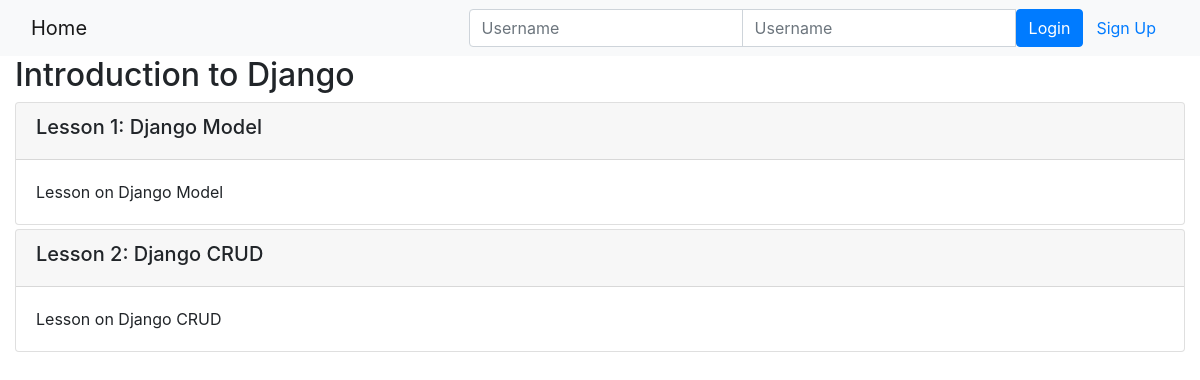
Page /onlinecourse/1/ on the committed database.
### onlinecourse/models.py (models this page shows, shortened)
class Course(models.Model):
    name = models.CharField(null=False, max_length=30, default='online course')
    image = models.ImageField(upload_to='course_images/')
    description = models.CharField(max_length=1000)
    pub_date = models.DateField(null=True)
    instructors = models.ManyToManyField(Instructor)
    users = models.ManyToManyField(settings.AUTH_USER_MODEL, through='Enrollment')
    total_enrollment = models.IntegerField(default=0)
    is_enrolled = False

class Lesson(models.Model):
    title = models.CharField(max_length=200, default="title")
    order = models.IntegerField(default=0)
    course = models.ForeignKey(Course, on_delete=models.CASCADE)
    content = models.TextField()

### onlinecourse/views.py (the view)
# urls.py: path('<int:pk>/', views.CourseDetailView.as_view(), name='course_details'),
class CourseDetailView(generic.DetailView):
    model = Course
    template_name = 'onlinecourse/course_detail_bootstrap.html'

### onlinecourse/templates/onlinecourse/course_detail_bootstrap.html (shortened to what this page needs)
<!DOCTYPE html>
<html lang="en">
<head>
     {% load static %}
    <link rel="stylesheet" href="https://maxcdn.bootstrapcdn.com/bootstrap/4.5.2/css/bootstrap.min.css">
</head>
<body>
    <nav class="navbar navbar-light bg-light">
        <div class="container-fluid">
            <div class="navbar-header">
                  <a class="navbar-brand" href="{% url 'onlinecourse:index' %}">Home</a>
            </div>
            <ul class="nav navbar-nav navbar-right">
                {% if user.is_authenticated %}
                <li>
                    <a class="btn btn-link" href="#">{{ user.first_name }}({{ user.username }})</a>
                    <a class="btn btn-link" href="{% url 'onlinecourse:logout' %}">Logout</a>
                </li>
                {% else %}
                <li>
                    <form class="form-inline" action="{% url 'onlinecourse:login' %}" method="post">
                        <div class="input-group">
                            <input type="text" class="form-control" placeholder="Username" name="username" >
                            <input type="password" class="form-control" placeholder="Username" name="psw" >
                            <button class="btn btn-primary" type="submit">Login</button>
                            <a class="btn btn-link" href="{% url 'onlinecourse:registration' %}">Sign Up</a>
                        </div>
                    </form>
                </li>
                {% endif %}
            </ul>
        </div>
    </nav>
    <div class="container-fluid">
            <h2>{{ course.name }}</h2>
            <div class="card-columns-vertical">
                {% for lesson in course.lesson_set.all %}
                    <div class="card mt-1">
                        <div class="card-header"><h5>Lesson {{lesson.order|add:1}}: {{lesson.title}}</h5></div>
                        <div class="card-body">{{lesson.content}}</div>
                    </div>
                {% endfor %}
            </div>
    </div>
</body>
</html>

### rows in the picture
Course: name "Introduction to Django"
Lesson: order|add "1", title "Django Model", content "Lesson on Django Model"
Lesson: order|add "2", title "Django CRUD", content "Lesson on Django CRUD"
